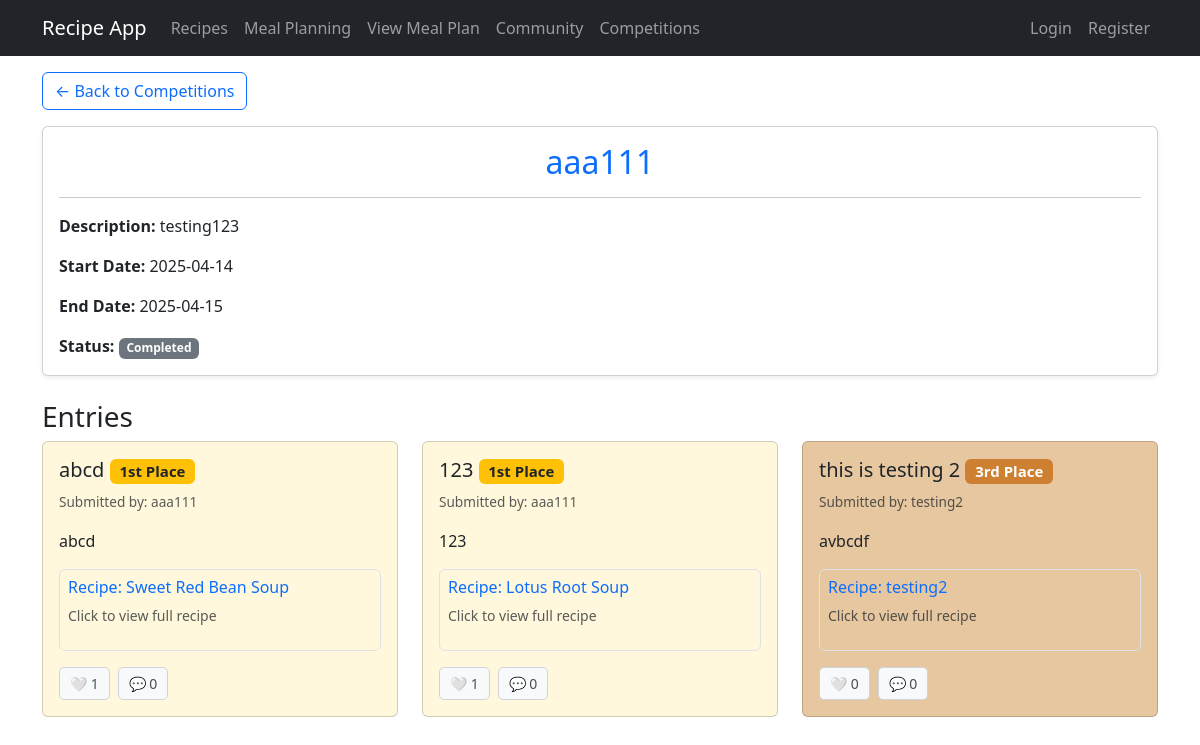
/competition_details.php?id=1, run on the app's committed database.
### tables this page shows
CREATE TABLE `competitions` (
  `id` int(11) NOT NULL,
  `user_id` int(11) NOT NULL,
  `title` varchar(255) NOT NULL,
  `description` text NOT NULL,
  `start_date` date NOT NULL,
  `end_date` date NOT NULL,
  `created_at` timestamp NOT NULL DEFAULT current_timestamp(),
  `updated_at` timestamp NOT NULL DEFAULT current_timestamp() ON UPDATE current_timestamp()
);

CREATE TABLE `competition_entries` (
  `id` int(11) NOT NULL,
  `competition_id` int(11) NOT NULL,
  `user_id` int(11) NOT NULL,
  `recipe_id` int(11) NOT NULL,
  `title` varchar(255) NOT NULL,
  `description` text NOT NULL,
  `submission` text NOT NULL,
  `created_at` timestamp NOT NULL DEFAULT current_timestamp(),
  `updated_at` timestamp NOT NULL DEFAULT current_timestamp() ON UPDATE current_timestamp()
);

CREATE TABLE `users` (
  `id` int(11) NOT NULL,
  `username` varchar(50) NOT NULL,
  `password` varchar(255) NOT NULL,
  `email` varchar(100) NOT NULL,
  `created_at` timestamp NOT NULL DEFAULT current_timestamp(),
  `updated_at` timestamp NOT NULL DEFAULT current_timestamp() ON UPDATE current_timestamp(),
  `role` enum('user','admin') DEFAULT 'user'
);

CREATE TABLE `recipes` (
  `id` int(11) NOT NULL,
  `user_id` int(11) DEFAULT NULL,
  `name` varchar(255) DEFAULT NULL,
  `cuisine` varchar(50) DEFAULT NULL,
  `image` varchar(255) DEFAULT NULL,
  `created_at` datetime DEFAULT NULL,
  `updated_at` datetime DEFAULT NULL
);

### competition_details.php (the view, shortened to what this page needs)
<?php
include 'header.php';
$competitionId = $_GET['id'] ?? null;
$stmt = $conn->prepare("SELECT * FROM Competitions WHERE id = ?");
$stmt->bind_param("i", $competitionId);
$stmt->execute();
$competition = $stmt->get_result()->fetch_assoc();
$stmt = $conn->prepare("SELECT competition_entries.id AS entry_id, competition_entries.title, competition_entries.description,
                      recipes.name AS recipe_name, recipes.id AS recipe_id, users.username,
                      COUNT(DISTINCT likes.id) AS like_count,
                      COUNT(DISTINCT competition_entries_comments.id) AS comment_count
                      FROM competition_entries
                      JOIN recipes ON competition_entries.recipe_id = recipes.id
                      JOIN users ON competition_entries.user_id = users.id
                      LEFT JOIN likes ON competition_entries.id = likes.entry_id
                      LEFT JOIN competition_entries_comments ON competition_entries.id = competition_entries_comments.entry_id
                      WHERE competition_entries.competition_id = ?
                      GROUP BY competition_entries.id
                      ORDER BY like_count DESC");
$stmt->bind_param("i", $competitionId);
$stmt->execute();
$entries = $stmt->get_result()->fetch_all(MYSQLI_ASSOC);
?>
<div class="container mt-3">
    <div class="mb-3">
        <a href="competitions.php" class="btn btn-outline-primary">← Back to Competitions</a>
    </div>
    <div class="card mb-4 shadow-sm">
        <div class="card-body">
            <h2 class="card-title text-center text-primary"><?php echo htmlspecialchars($competition['title']); ?></h2>
            <hr>
            <p class="card-text"><strong>Description:</strong> <?php echo htmlspecialchars($competition['description']); ?></p>
            <p class="card-text"><strong>Start Date:</strong> <?php echo htmlspecialchars($competition['start_date']); ?></p>
            <p class="card-text"><strong>End Date:</strong> <?php echo htmlspecialchars($competition['end_date']); ?></p>
            <p class="card-text">
                <strong>Status:</strong>
                <?php
                $currentDate = date('Y-m-d');
                $isOngoing = false;
                if ($currentDate < $competition['start_date']) {
                    echo "<span class='badge bg-warning text-dark'>Upcoming</span>";
                } elseif ($currentDate > $competition['end_date']) {
                    echo "<span class='badge bg-secondary'>Completed</span>";
                } else {
                    echo "<span class='badge bg-success'>Ongoing</span>";
                    $isOngoing = true;
                }
                ?>
            </p>
        </div>
    </div>
    <h3 class="mt-4">Entries</h3>
    <?php if (empty($entries)): ?>
        <p class="text-muted">No entries yet.</p>
    <?php else: ?>
        <div class="row">
            <?php
            $rank = 1;
            $previousLikeCount = null;
            $tieCount = 0;
            foreach ($entries as $index => $entry):
                $liked = false;
                if ($previousLikeCount !== null && $entry['like_count'] < $previousLikeCount) {
                    $rank += $tieCount + 1;
                    $tieCount = 0;
                } elseif ($previousLikeCount === $entry['like_count']) {
                    $tieCount++;
                }
                $previousLikeCount = $entry['like_count'];
                $cardStyle = '';
                $badge = '';
                if (!$isOngoing && $currentDate > $competition['end_date']) {
                    if ($rank === 1) {
                        $cardStyle = 'background-color: #fff8dc;';
                        $badge = '<span class="badge bg-warning text-dark">1st Place</span>';
                    } elseif ($rank === 2) {
                        $cardStyle = 'background-color: #f8f9fa;';
                        $badge = '<span class="badge bg-secondary">2nd Place</span>';
                    } elseif ($rank === 3) {
                        $cardStyle = 'background-color: #e6c7a0;';
                        $badge = '<span class="badge" style="background-color: #cd7f32; color: white;">3rd Place</span>';
                    }
                }
                $likeButtonDisabled = !$isOngoing && $currentDate > $competition['end_date'];
            ?>
                <div class="col-md-4 mb-3">
                    <div class="card h-100 entry-box" style="<?php echo $cardStyle; ?>" onclick="viewEntryDetails('<?php echo $entry['entry_id']; ?>', '<?php echo $competitionId; ?>')">
                        <div class="card-body">
                            <h5 class="card-title"><?php echo htmlspecialchars($entry['title']); ?> <?php echo $badge; ?></h5>
                            <p class="card-text text-muted small">Submitted by: <?php echo htmlspecialchars($entry['username']); ?></p>
                            <p class="card-text"><?php echo htmlspecialchars($entry['description']); ?></p>
                            <div class="recipe-box mt-3 p-2 border rounded" onclick="event.stopPropagation(); viewRecipe('<?php echo $entry['recipe_id']; ?>')">
                                <h6 class="text-primary">Recipe: <?php echo htmlspecialchars($entry['recipe_name']); ?></h6>
                                <p class="text-muted small">Click to view full recipe</p>
                            </div>
                            <div class="d-flex align-items-center mt-3">
                                <button class="btn btn-like me-2 <?php echo $likeButtonDisabled ? 'disabled-like' : ''; ?>"
                                        onclick="<?php echo $likeButtonDisabled ? 'event.preventDefault()' : "event.stopPropagation(); toggleLike('{$entry['entry_id']}', " . json_encode($liked) . ")"; ?>"
                                        title="<?php echo $likeButtonDisabled ? 'This competition has ended. You can no longer like entries.' : ''; ?>">
                                    <?php echo $liked ? '❤️' : '🤍'; ?> <?php echo $entry['like_count']; ?>
                                </button>
                                <button class="btn btn-comment me-2" onclick="event.stopPropagation(); viewEntryDetails('<?php echo $entry['entry_id']; ?>', '<?php echo $competitionId; ?>')">
                                    💬 <?php echo $entry['comment_count']; ?>
                                </button>
                            </div>
                        </div>
                    </div>
                </div>
            <?php endforeach; ?>
        </div>
    <?php endif; ?>
</div>
</html>

### header.php (style rules this page uses)
html, body { height: 100%; margin: 0; padding: 0; }
.container { margin-bottom: 0; }

### competition_details.php (style rules this page uses)
.entry-box { cursor: pointer; transition: transform 0.2s ease, box-shadow 0.2s ease; }
.btn-like, .btn-comment { background-color: #f8f9fa; border: 1px solid #ced4da; border-radius: 5px; padding: 5px 10px; font-size: 14px; color: #495057; cursor: pointer; display: inline-flex; align-items: center; gap: 5px; }
.card-text.text-muted.small { font-size: 0.85rem; }
.disabled-like { pointer-events: auto; cursor: not-allowed; }

### data on the page
competitions: title "aaa111", description "testing123", start_date "2025-04-14", end_date "2025-04-15"
competition_entries: title "abcd", shows "1st Place", user.username "aaa111", description "abcd", recipe.name "Sweet Red Bean Soup", like_count "1", comment_count "0"
competition_entries: title "123", shows "1st Place", user.username "aaa111", description "123", recipe.name "Lotus Root Soup", like_count "1", comment_count "0"
competition_entries: title "this is testing 2", shows "3rd Place", user.username "testing2", description "avbcdf", recipe.name "testing2", like_count "0", comment_count "0"
